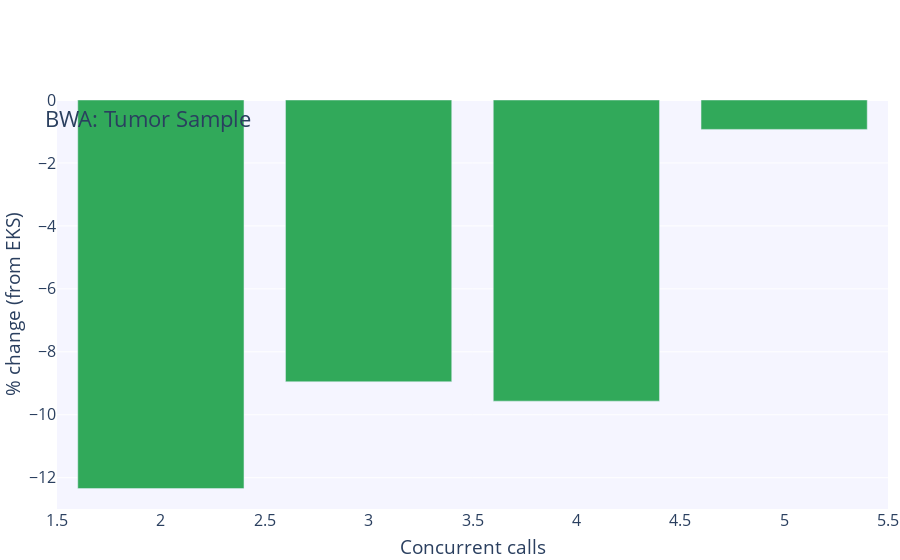

This figure's notebook cell:
### Code cell
fig = go.Figure()

# Add figure title
fig.update_layout(
    barmode='group',
    legend=dict(
        orientation="h",
        yanchor="bottom",
        y=1.02,
        xanchor="center",
        x=0.47
    ),
    margin=dict(
        # t=0,
        b=1,
        l=1,
        r=1,
        autoexpand=True
    ),
    font=dict(
        size=16
    ),
    title={
        'text': "BWA: Tumor Sample",
        'y':0.8,
        'yanchor': 'top'},
    xaxis_title_text='Concurrent calls',
    yaxis_title_text='% change (from EKS)',
    plot_bgcolor=bgColor
)

data=[]
for i, k in enumerate(list(clusters.keys())[:-1], start=3):
    y_data=[]
    for c in concurrent_calls:
        kops_mean=bwa_df[k]['tumor'][c]['runtime'].mean()
        eks_mean=bwa_df['EKS 8x 8vCPU 16Gb arm64']['tumor'][c]['runtime'].mean()
        percent_change=(kops_mean - eks_mean) * 100 / eks_mean
        y_data.append(percent_change)
    fig.add_trace(go.Bar(name=k, x=concurrent_calls, y=y_data, marker_color=colorPallet[i]))

fig.show()

# Save graph
if not os.path.exists("graphs"):
    os.mkdir("graphs")
fig.write_image("graphs/bwa_arm64_tumor_percentage_difference.png", width=baseFigureWidth, height=baseFigureHeight)

### Figure 1 — Plotly figure (JSON) as saved in the notebook; plotly's stock layout.template omitted (floating-point values rounded to 4 significant figures)
{"data": [{"marker": {"color": "rgba(49, 169, 90, 255)"}, "name": "kOps 8x 8vCPU 16Gb arm64", "type": "bar", "x": [2, 3, 4, 5], "y": [-12.34, -8.951, -9.567, -0.9339]}], "layout": {"autosize": true, "barmode": "group", "font": {"size": 16}, "legend": {"orientation": "h", "x": 0.47, "xanchor": "center", "y": 1.02, "yanchor": "bottom"}, "margin": {"autoexpand": true, "b": 1, "l": 1, "r": 1}, "plot_bgcolor": "rgba(245,245,255,255)", "title": {"text": "BWA: Tumor Sample", "y": 0.8, "yanchor": "top"}, "xaxis": {"autorange": true, "range": [1.5, 5.5], "title": {"text": "Concurrent calls"}, "type": "linear"}, "yaxis": {"autorange": true, "range": [-12.99, 0], "title": {"text": "% change (from EKS)"}, "type": "linear"}}}
